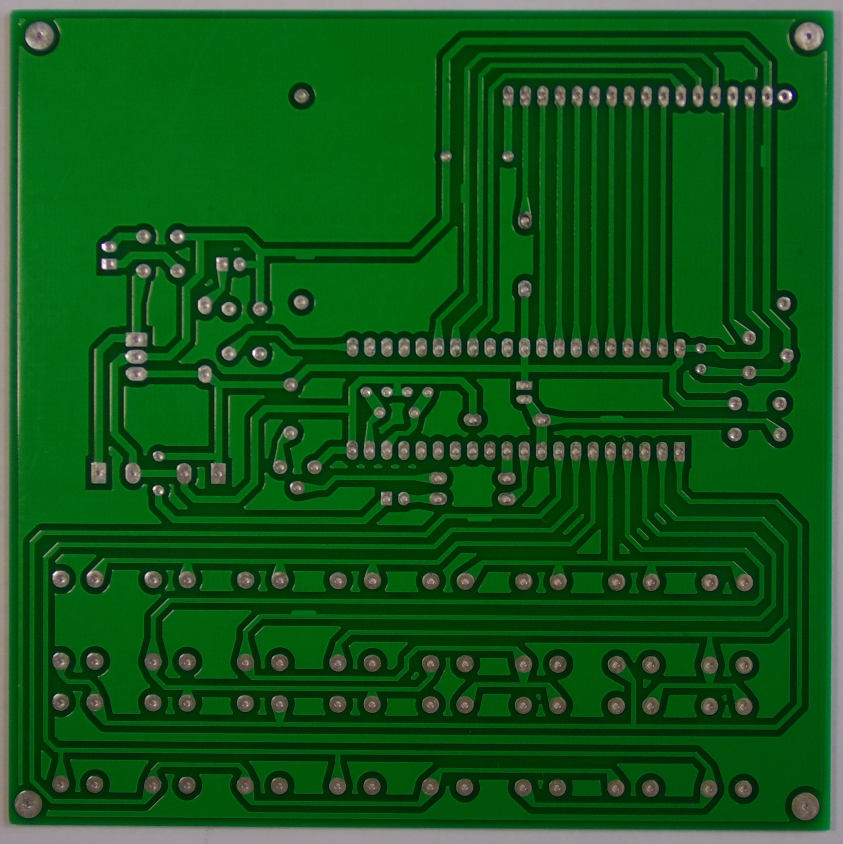
#> input picture Codes/training_tensorflow_lite/12_spur_09.jpg, 2529 x 2530 px, found by its file name (shown at 1/3 size)
$ jupyter execute --allow-errors efficientdet_lite_fsm.ipynb   (shell and % lines are left out)   (older library calls are emulated)
#> lines starting #> are read from the running program, lines starting #| are printed output that depends on the picture; after the words box and inside, x2 and y2 are one past the last pixel; in counts of white or black regions, pixels touching at a corner belong together
[cell 1]
from google.colab import drive
drive.mount('/content/drive')

[cell 2]
import numpy as np
import os

from tflite_model_maker.config import ExportFormat, QuantizationConfig
from tflite_model_maker import model_spec
from tflite_model_maker import object_detector

from tflite_support import metadata

import tensorflow as tf
#> (the rest of this cell did not finish here and is left out)

#> (a cell that did not finish here is left out)

#> (a cell that did not finish here is left out)

#> (a cell that did not finish here is left out)

#> (a cell that did not finish here is left out)

[cell 7]
from google.colab import files
files.download('pcb_data_v3.tflite')

#> (a cell that did not finish here is left out)

#> (a cell that did not finish here is left out)

[cell 10]
#@title Load the trained TFLite model and define some visualization functions

#@markdown This code comes from the TFLite Object Detection [Raspberry Pi sample](https://github.com/tensorflow/examples/tree/master/lite/examples/object_detection/raspberry_pi).

import platform
from typing import List, NamedTuple
import json

import cv2

Interpreter = tf.lite.Interpreter
load_delegate = tf.lite.experimental.load_delegate

# pylint: enable=g-import-not-at-top


class ObjectDetectorOptions(NamedTuple):
  """A config to initialize an object detector."""

  enable_edgetpu: bool = False
  """Enable the model to run on EdgeTPU."""

  label_allow_list: List[str] = None
  """The optional allow list of labels."""

  label_deny_list: List[str] = None
  """The optional deny list of labels."""

  max_results: int = -1
  """The maximum number of top-scored detection results to return."""

  num_threads: int = 1
  """The number of CPU threads to be used."""

  score_threshold: float = 0.0
  """The score threshold of detection results to return."""


class Rect(NamedTuple):
  """A rectangle in 2D space."""
  left: float
  top: float
  right: float
  bottom: float


class Category(NamedTuple):
  """A result of a classification task."""
  label: str
  score: float
  index: int


class Detection(NamedTuple):
  """A detected object as the result of an ObjectDetector."""
  bounding_box: Rect
  categories: List[Category]


# [7 lines left out: function edgetpu_lib_name, not called in this run]


class ObjectDetector:
  """A wrapper class for a TFLite object detection model."""

  _OUTPUT_LOCATION_NAME = 'location'
  _OUTPUT_CATEGORY_NAME = 'category'
  _OUTPUT_SCORE_NAME = 'score'
  _OUTPUT_NUMBER_NAME = 'number of detections'

  def __init__(
      self,
      model_path: str,
      options: ObjectDetectorOptions = ObjectDetectorOptions()
  ) -> None:
    """Initialize a TFLite object detection model.
    Args:
        model_path: Path to the TFLite model.
        options: The config to initialize an object detector. (Optional)
    Raises:
        ValueError: If the TFLite model is invalid.
        OSError: If the current OS isn't supported by EdgeTPU.
    """

    # Load metadata from model.
    displayer = metadata.MetadataDisplayer.with_model_file(model_path)

    # Save model metadata for preprocessing later.
    model_metadata = json.loads(displayer.get_metadata_json())
    process_units = model_metadata['subgraph_metadata'][0]['input_tensor_metadata'][0]['process_units']
    mean = 0.0
    std = 1.0
    for option in process_units:
      if option['options_type'] == 'NormalizationOptions':
        mean = option['options']['mean'][0]
        std = option['options']['std'][0]
    self._mean = mean
    self._std = std

    # Load label list from metadata.
    file_name = displayer.get_packed_associated_file_list()[0]
    label_map_file = displayer.get_associated_file_buffer(file_name).decode()
    label_list = list(filter(lambda x: len(x) > 0, label_map_file.splitlines()))
    self._label_list = label_list

    # Initialize TFLite model.
    if options.enable_edgetpu:
      if edgetpu_lib_name() is None:
        raise OSError("The current OS isn't supported by Coral EdgeTPU.")
      interpreter = Interpreter(
          model_path=model_path,
          experimental_delegates=[load_delegate(edgetpu_lib_name())],
          num_threads=options.num_threads)
    else:
      interpreter = Interpreter(
          model_path=model_path, num_threads=options.num_threads)

    interpreter.allocate_tensors()
    input_detail = interpreter.get_input_details()[0]

    # From TensorFlow 2.6, the order of the outputs become undefined.
    # Therefore we need to sort the tensor indices of TFLite outputs and to know
    # exactly the meaning of each output tensor. For example, if
    # output indices are [601, 599, 598, 600], tensor names and indices aligned
    # are:
    #   - location: 598
    #   - category: 599
    #   - score: 600
    #   - detection_count: 601
    # because of the op's ports of TFLITE_DETECTION_POST_PROCESS
    # (https://github.com/tensorflow/tensorflow/blob/a4fe268ea084e7d323133ed7b986e0ae259a2bc7/tensorflow/lite/kernels/detection_postprocess.cc#L47-L50).
    sorted_output_indices = sorted(
        [output['index'] for output in interpreter.get_output_details()])
    self._output_indices = {
        self._OUTPUT_LOCATION_NAME: sorted_output_indices[0],
        self._OUTPUT_CATEGORY_NAME: sorted_output_indices[1],
        self._OUTPUT_SCORE_NAME: sorted_output_indices[2],
        self._OUTPUT_NUMBER_NAME: sorted_output_indices[3],
    }

    self._input_size = input_detail['shape'][2], input_detail['shape'][1]
    self._is_quantized_input = input_detail['dtype'] == np.uint8
    self._interpreter = interpreter
    self._options = options

  # [112 lines left out: functions detect, _preprocess, _set_input_tensor, _get_output_tensor, _postprocess, not called in this run]


_MARGIN = 10  # pixels
_ROW_SIZE = 10  # pixels
_FONT_SIZE = 1
_FONT_THICKNESS = 1
_TEXT_COLOR = (0, 0, 255)  # red


# [28 lines left out: function visualize, not called in this run]

[cell 11]
from PIL import Image
import cv2 as cv
import matplotlib.pyplot as plt

INPUT_IMAGE_URL = "http://download.tensorflow.org/example_images/android_figurine.jpg" #@param {type:"string"}
DETECTION_THRESHOLD = 0.5 #@param {type:"number"}
TFLITE_MODEL_PATH = "./drive/MyDrive/pcb_data_v3.tflite" #@param {type:"string"}

TEMP_FILE = './drive/MyDrive/00041058_test.jpg'

# !wget -q -O $TEMP_FILE $INPUT_IMAGE_URL
image = cv2.imread(TEMP_FILE)
image_np = np.asarray(image)

# Load the TFLite model
options = ObjectDetectorOptions(
      num_threads=4,
      score_threshold=DETECTION_THRESHOLD,
)
#> (the rest of this cell did not finish here and is left out)

[cell 12]
#--------------------------------END-------------------------------------------

[cell 13]
from PIL import Image
import cv2 as cv
import matplotlib.pyplot as plt

INPUT_IMAGE_URL = "http://download.tensorflow.org/example_images/android_figurine.jpg" #@param {type:"string"}
DETECTION_THRESHOLD = 0.5 #@param {type:"number"}
TFLITE_MODEL_PATH = "./drive/MyDrive/pcb_data_v3.tflite" #@param {type:"string"}

TEMP_FILE = './drive/MyDrive/12_spur_09.jpg'

# !wget -q -O $TEMP_FILE $INPUT_IMAGE_URL
image = cv2.imread(TEMP_FILE)
#> image is the input picture: shape (2530, 2529, 3); mean B, G, R 25.1, 85.3, 17
bw = cv2.threshold(image, 70, 255, cv2.THRESH_BINARY)
(B, G, R) = cv2.split(bw[1])
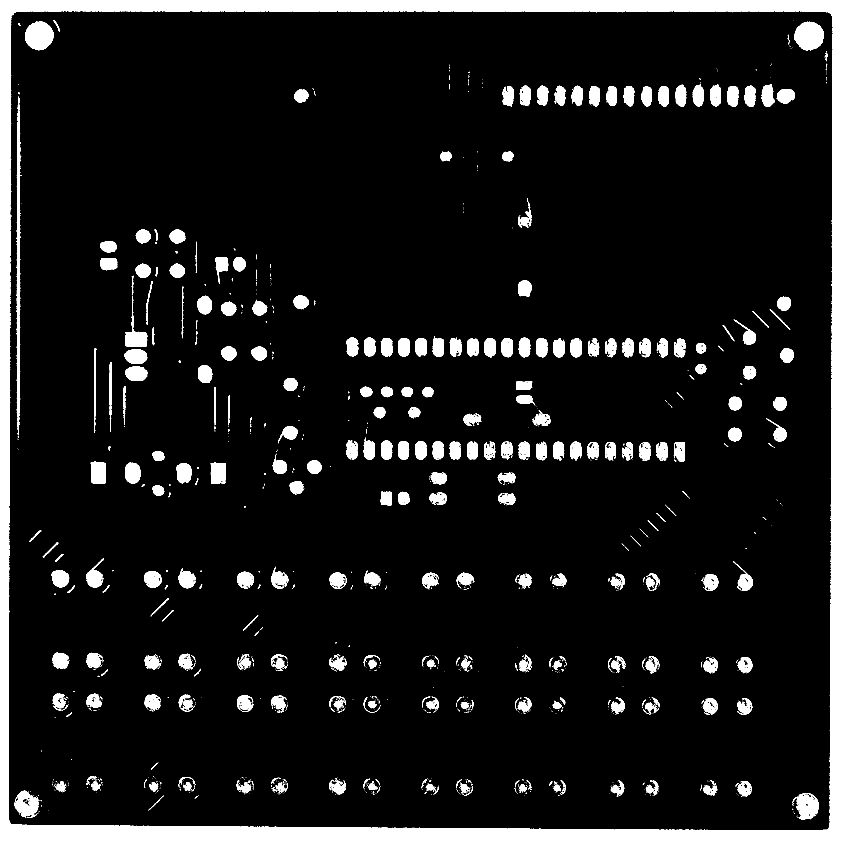
#> B: shape (2530, 2529) (shown at 1/3 size); 9.9% white; 1661 white regions (1292 under 20 px), largest, box (x1, y1, x2, y2) and area: (0, 0, 2529, 2530) 360440, (49, 289, 63, 1306) 7720, (2382, 65, 2472, 151) 5824
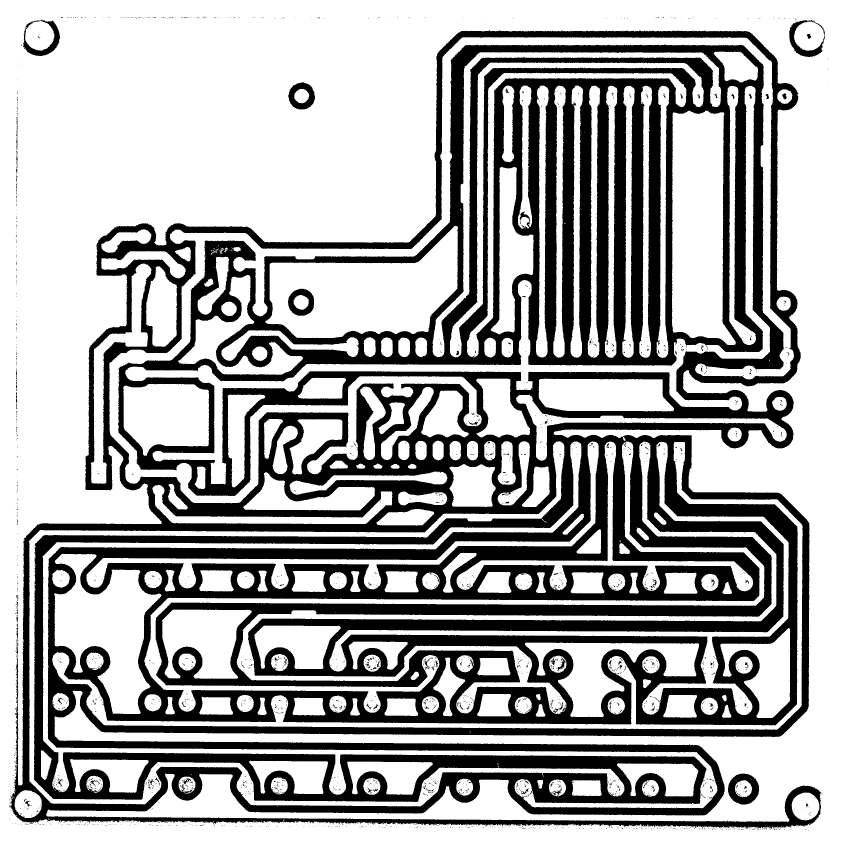
#> G: shape (2530, 2529) (shown at 1/3 size); 65.6% white; 2591 black regions (2439 under 20 px), largest, box (x1, y1, x2, y2) and area: (31, 91, 2464, 2488) 2164423, (2184, 2321, 2278, 2414) 4748, (69, 59, 180, 168) 3595
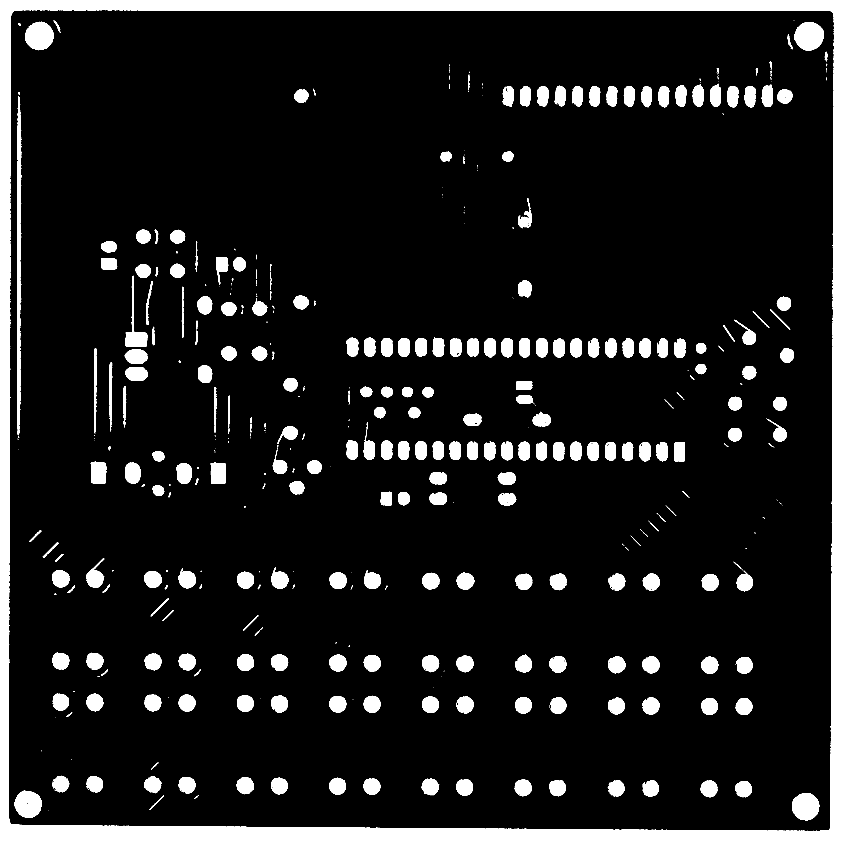
#> R: shape (2530, 2529) (shown at 1/3 size); 10.9% white; 484 white regions (206 under 20 px), largest, box (x1, y1, x2, y2) and area: (0, 0, 2529, 2530) 346207, (51, 289, 64, 1306) 9078, (2383, 66, 2472, 152) 5814
new_image = cv2.merge([G, G, G])

#image = Image.open(TEMP_FILE).convert('RGB')
#image.thumbnail((512, 512), Image.ANTIALIAS)
img = cv2.cvtColor(new_image, cv2.COLOR_BGR2RGB)
im = Image.fromarray(img)
width, height = im.size
#> width = 2529; height = 2530

images = []
# i - rows
# j - columns
for i in range(height//640+1):
  for j in range(width//640+1):
    image_np = np.asarray(im.crop((j*640,
                        i*640, (j*640)+640, (i*640)+640)))
    images.append(image_np)
#> after the loop, images = 16 items

# Load the TFLite model
options = ObjectDetectorOptions(
      num_threads=4,
      score_threshold=DETECTION_THRESHOLD,
)
#> (the rest of this cell did not finish here and is left out)


output = []
for i in images:
  # Run object detection estimation using the model.
  detections = detector.detect(i)

  # Draw keypoints and edges on input image
  image_np = visualize(i, detections)

  # Show the detection result
  output.append(Image.fromarray(image_np))

for i in range(len(output)):
  plt.subplot(height//640+1, width//640+1, i+1)
  plt.imshow(output[i])
